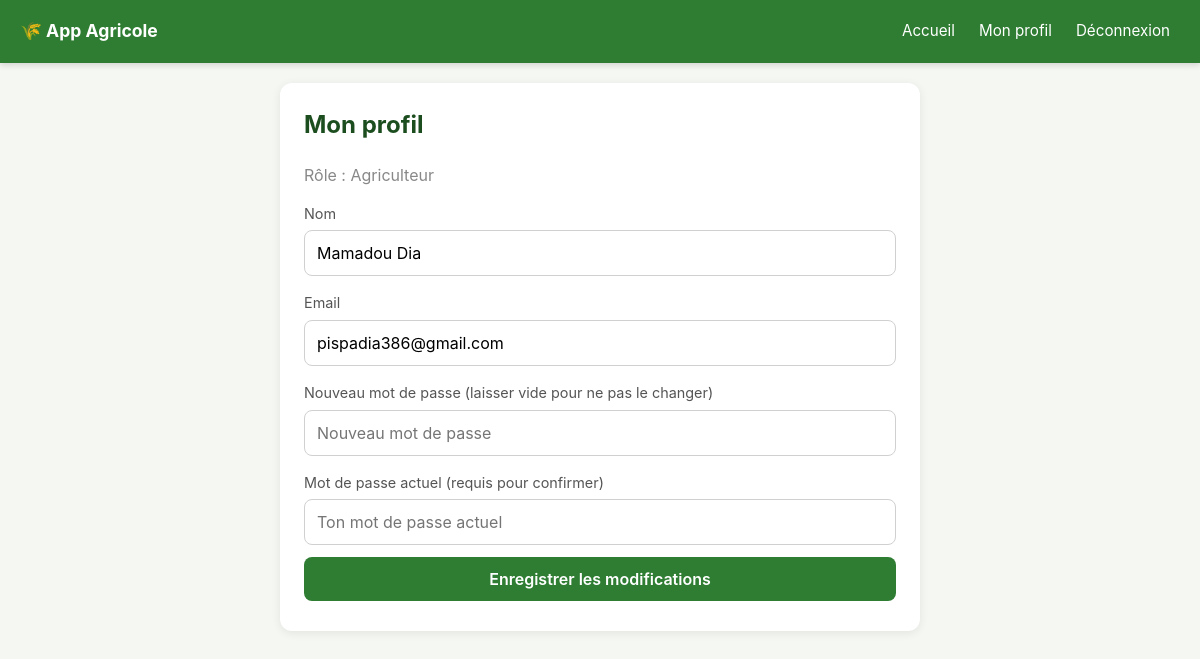
The app's page /mon-profil (signed in) with its own data.
### tables this page shows
CREATE TABLE utilisateurs (
                id INTEGER PRIMARY KEY AUTOINCREMENT,
                nom TEXT NOT NULL,
                email TEXT NOT NULL UNIQUE,
                mot_de_passe TEXT NOT NULL,
                role TEXT NOT NULL CHECK(role IN ('client', 'agriculteur', 'fournisseur', 'financeur'))
            );

### app.py (the view, shortened to what this page needs)
@app.route("/mon-profil", methods=["GET", "POST"])
def mon_profil():
    if not utilisateur_connecte():
        return redirect(url_for("connexion"))
    connexion_bd = get_connexion()
    utilisateur = connexion_bd.execute(
        "SELECT * FROM utilisateurs WHERE id = ?", (session["utilisateur_id"],)
    ).fetchone()
    connexion_bd.close()
    return render_template("mon_profil.html", utilisateur=utilisateur)

### app.py (called while the page is built)
def utilisateur_connecte():
    return "utilisateur_id" in session

### database.py (called while the page is built)
def get_connexion():
    if UTILISE_POSTGRES:
        connexion_brute = psycopg2.connect(
            DATABASE_URL, cursor_factory=psycopg2.extras.RealDictCursor
        )
    else:
        connexion_brute = sqlite3.connect(DB_NAME)
        connexion_brute.row_factory = sqlite3.Row
    return ConnexionCompatible(connexion_brute)

    def execute(self, requete, parametres=()):
        curseur = self._connexion.cursor()
        if UTILISE_POSTGRES:
            requete = requete.replace("?", "%s")
        curseur.execute(requete, parametres)
        return curseur

    def close(self):
        self._connexion.close()

### templates/mon_profil.html
{% extends "base.html" %}
{% block contenu %}
    <h2>Mon profil</h2>
    <p style="color:#888; text-transform: capitalize;">Rôle : {{ utilisateur.role }}</p>
    <form method="POST">
        <label>Nom</label>
        <input type="text" name="nom" value="{{ utilisateur.nom }}" required>
        <label>Email</label>
        <input type="email" name="email" value="{{ utilisateur.email }}" required>
        <label>Nouveau mot de passe (laisser vide pour ne pas le changer)</label>
        <input type="password" name="nouveau_mot_de_passe" placeholder="Nouveau mot de passe">
        <label>Mot de passe actuel (requis pour confirmer)</label>
        <input type="password" name="mot_de_passe_actuel" placeholder="Ton mot de passe actuel" required>
        <button type="submit">Enregistrer les modifications</button>
    </form>
{% endblock %}

### templates/base.html (style rules this page uses)
* { box-sizing: border-box; }
body { font-family: -apple-system, BlinkMacSystemFont, "Segoe UI", Arial, sans-serif; background-color: #f4f7f2; margin: 0; padding: 0; color: #222; line-height: 1.5; }
h1, h2, h3 { color: #1b4d1e; margin-top: 0; }
input, select, textarea, button { width: 100%; padding: 12px; margin: 6px 0; border-radius: 8px; border: 1px solid #d0d0d0; font-family: inherit; font-size: 1em; }
label { font-size: 0.9em; color: #555; margin-top: 10px; display: block; }
button { background-color: #2e7d32; color: white; border: none; cursor: pointer; font-weight: 600; transition: background-color 0.15s; }

### records on screen
utilisateurs: role "Agriculteur", nom "Mamadou Dia", email "pispadia386@gmail.com"
